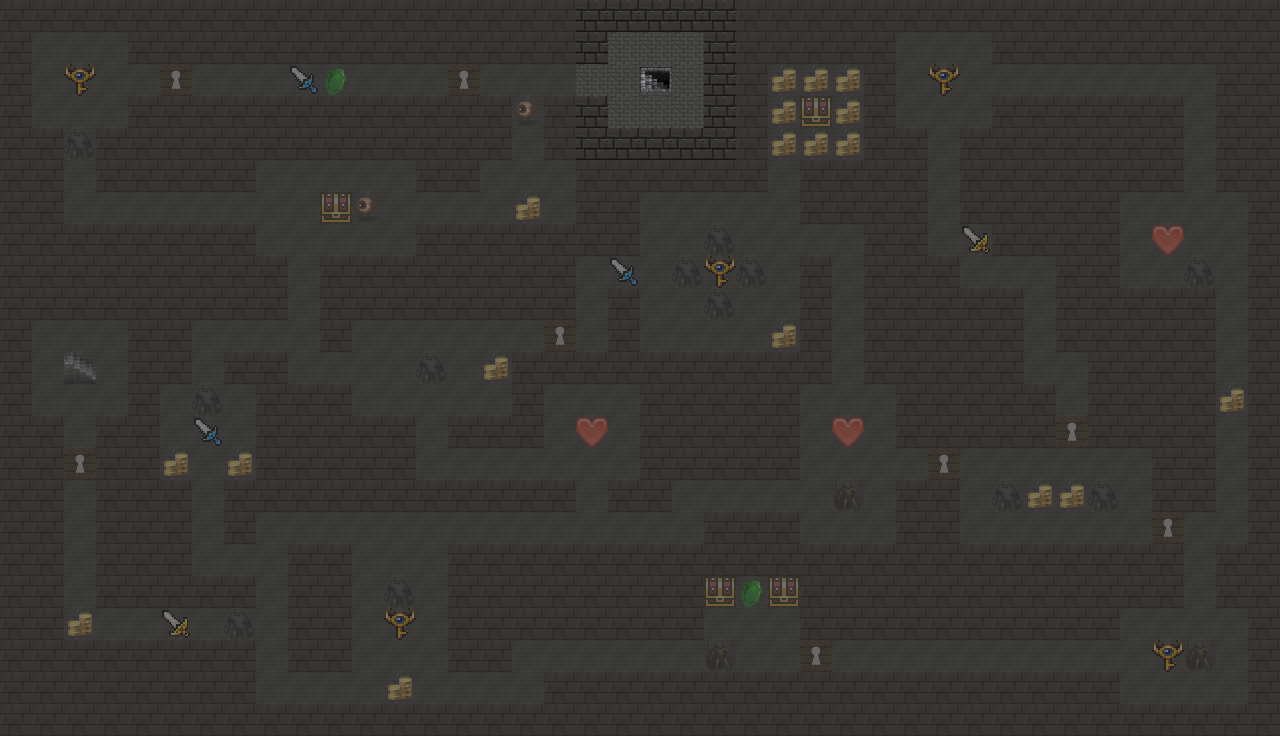

A level layout from a 2D game, rendered from its tile map. Below: a short description, then the map file with tile-grid data replaced by summaries:
An orthogonal 40x23 tile map with 32x32 px tiles, 3 tile layers (Sol, Block, Fog).

<map version="1.0" orientation="orthogonal" width="40" height="23" tilewidth="32" tileheight="32">
 <properties>
  <property name="musique" value="" />
 </properties>
 <tileset firstgid="1" name="tileset" tilewidth="32" tileheight="32">
  <image source="tileset.png" width="320" height="96" />
 </tileset>
 <layer name="Sol" width="40" height="23">
  <data>[920 cells, 920 non-empty, 2 distinct tile ids]</data>
 </layer>
 <layer name="Block" width="40" height="23">
  <data>[920 cells, 920 non-empty, 14 distinct tile ids]</data>
 </layer>
 <layer name="Fog" width="40" height="23" opacity="0.67">
  <data>[920 cells, 920 non-empty, 2 distinct tile ids]</data>
 </layer>
</map>
